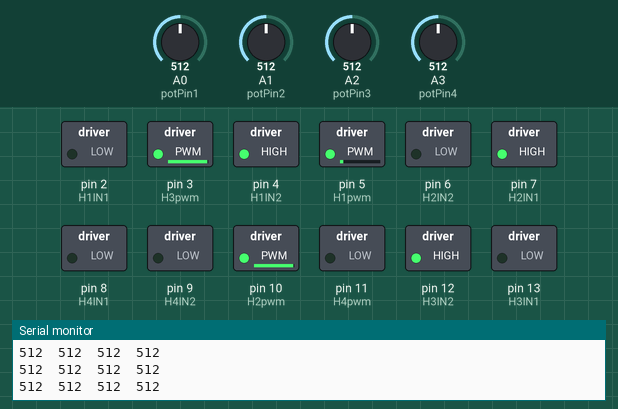
This sketch was run on a simulated Arduino Mega 2560, built with avr-gcc and run on an emulated ATmega2560. On the bench: switched loads named in the sketch (green lamp = pin HIGH), the last lines printed to the serial monitor. Inputs (shaded band) come from the test bench; at power-on: A0 (potPin1) = 512, A1 (potPin2) = 512, A2 (potPin3) = 512, A3 (potPin4) = 512.

Above: at 1.2 s.
1.3 s: A0 (potPin1) set to 992
At 4.0 s:
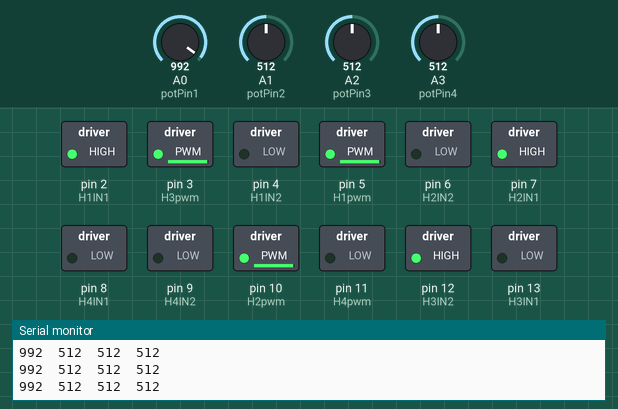
4.3 s: A1 (potPin2) set to 30
At 6.89 s:
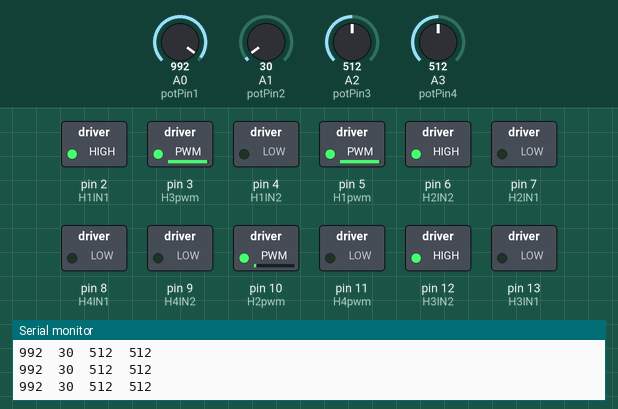
7.3 s: A2 (potPin3) set to 992
At 7.75 s:
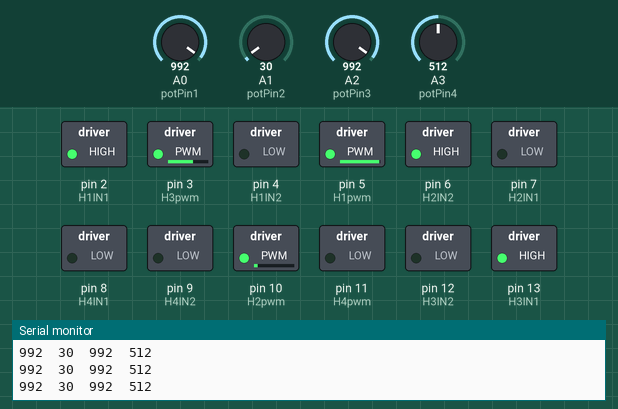
10.3 s: A3 (potPin4) set to 30
13.3 s: A1 (potPin2) set to 306
At 13.72 s:
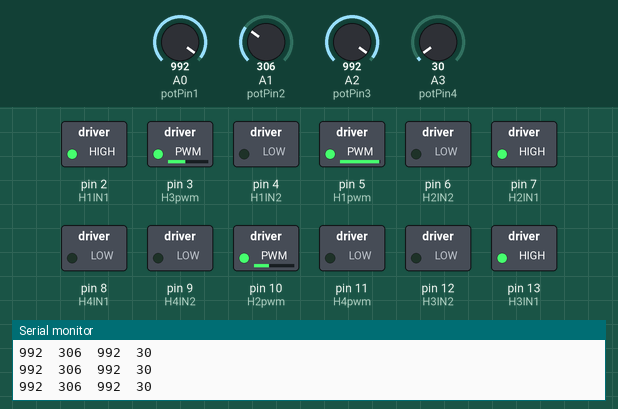
16.3 s: A0 (potPin1) set to 716
Timing chart, 0 to 22.3 s (numbered marks = the images above; inputs shaded):
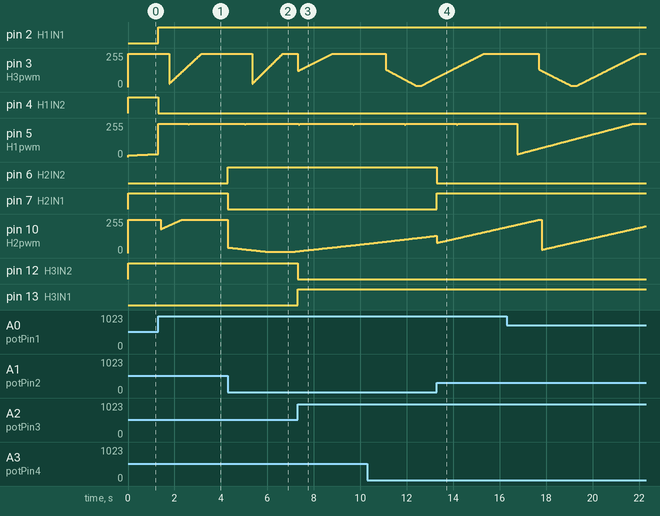

The sketch:

pot_values.ino
```cpp
/*
NOTATION:
potPinx : Potentiometer reading X- 1,2,3,4

HXpwm   : Pwm(ENB) pin for Horizontal motor X - 1,2,3,4
HXIN1   : IN1 Pin of L298
HXIN2   : IN2 Pin of L298
*/

/************************************************************/
/* Header Files*/
#include "variables.h"
//#include "defination.h"
#include"def1.h"
#include "position.h"
//#include "locomotion.h"
//#include "pot_sync.h"
/***********************************************************/

/* Printing Pot values*/
void pot()
{
  Serial.print(analogRead(A0));
  Serial.print("\t");
  Serial.print(analogRead(A1));
  Serial.print("\t");
  Serial.print(analogRead(A2));
  Serial.print("\t");
  Serial.println(analogRead(A3));
}


void setup()
{
  pins();
  Serial.begin(9600);
}

void loop()
{
  pot();
  Hmotion1(H1set0);
  Hmotion2(H2set0);
  Hmotion3(H3set0);

// switch(state)
//  {
//    case 0:
//      pot();
//      break;
//
//    case 1:
//      Hmotion1(H1set0);
//      Hmotion2(H2set0);
//      Hmotion3(H3set0);
//      Hmotion4(H4set0);
//
//      if(flag1c==1 && flag2c==1 && flag3c==1 && flag4c==1)
//      {
//        analogWrite(H1pwm, 0);
//        analogWrite(H2pwm, 0);
//        analogWrite(H3pwm, 0);
//        analogWrite(H4pwm, 0);
//        flag1c = 0;
//        flag2c = 0;
//        flag3c = 0;
//        flag4c = 0;
//        state=2;
//        delay(2000);
//      }
//      break;
//    case 2:
//      Hmotion1(H1set90);
//      Hmotion2(H2set90);
//      Hmotion3(H3set90);
//      Hmotion4(H4set90);
//
//      if(flag1c==1 && flag2c==1 && flag3c==1 && flag4c==1)
//      {
//        analogWrite(H1pwm, 0);
//        analogWrite(H2pwm, 0);
//        analogWrite(H3pwm, 0);
//        analogWrite(H4pwm, 0);
//        flag1c = 0;
//        flag2c = 0;
//        flag3c = 0;
//        flag4c = 0;
//        state=1;
//        delay(2000);
//      }
//      break;
//      case 3:
//        //Vmotion1();
////        Vmotion2();
//       // Vmotion3();
//        // Vmotion4();
//        break;
//
//      default:
//        analogWrite(H1pwm, 0);
//        analogWrite(H2pwm, 0);
//        analogWrite(H3pwm, 0);
//        analogWrite(H4pwm, 0);
//        break;
//  }
//


}
```

def1.h
```cpp
/* POTS */
#define potPin1 A0
#define potPin2 A1
#define potPin3 A2
#define potPin4 A3

/* Wheel 1*/
#define H1pwm 5
#define H1IN1 2
#define H1IN2 4
//#define V1pwm 9
//#define V1dir 26


/* Wheel 2*/
#define H2pwm 10
#define H2IN2 6
#define H2IN1 7
//#define V2pwm 5
//#define V2dir 25

/* Wheel 3*/
#define H3pwm 3
#define H3IN1 13
#define H3IN2 12
//#define V3pwm 7
//#define V3dir 27

/* Wheel 4*/
#define H4pwm 11
#define H4IN1 8
#define H4IN2 9
//#define V4pwm 10
//#define V4dir 28
/* PinModes */
void pins()
{
  /*All Pots*/
  pinMode(potPin1,INPUT);
  pinMode(potPin2,INPUT);
  pinMode(potPin3,INPUT);
  pinMode(potPin4,INPUT);

  /*Wheel 1*/
  pinMode(H1pwm,OUTPUT);
  pinMode(H1IN1,OUTPUT);
  pinMode(H1IN2,OUTPUT);

  /*Wheel 2*/
  pinMode(H2pwm,OUTPUT);
  pinMode(H2IN1,OUTPUT);
  pinMode(H2IN2,OUTPUT);

  /*Wheel 3*/
  pinMode(H3pwm,OUTPUT);
  pinMode(H3IN1,OUTPUT);
  pinMode(H3IN2,OUTPUT);
  /*Wheel 4*/
  pinMode(H4pwm,OUTPUT);
  pinMode(H4IN1,OUTPUT);
  pinMode(H4IN2,OUTPUT);


}
```

position.h
```cpp
/* Motion Functions*/

/* Wheel 1*/
void Hmotion1(int sp1)
{
  pot1 = analogRead(potPin1);                         //Read from pot
  error1 = sp1 - pot1;                            //Calculate error
  sum1 = sum1 + error1;                               //Sum of errors

  digitalWrite( H1IN2, error1>0);
  digitalWrite( H1IN1, error1<0);

  if(abs(error1)<10)
  {
    sum1=0;
    error1=0;
    pwm1=0;
    analogWrite(H1pwm, 0);
    flag1c = 1;
    //Serial.println("called");
  }
  if(abs(error1)>30&&flag1c!=1)
    pwm1 = kp1*error1 + ki1*sum1;                       //Pwm Expression
  else if(abs(error1)<30&&flag1c!=1)
    pwm1 = (kp1+0.2)*error1 + (ki1+0.005)*sum1;
  //pwm1 = 170;
  analogWrite(H1pwm, constrain(abs(pwm1),15,250));     //Write pwm
}

/*Wheel 2*/
void Hmotion2(int sp2)
{
  pot2 = analogRead(potPin2);                         //Read from pot
  error2 = sp2 - pot2;                            //Calculate error
  sum2 = sum2 + error2;                               //Sum of errors

  digitalWrite( H2IN2, error2>0);
  digitalWrite( H2IN1, error2<0);

  if(abs(error2)<5)
  {
    sum2=0;
    error2=0;
    analogWrite(H2pwm, 0);
    flag2c = 1;

  }

  pwm2 = kp2*error2 + ki2*sum2;                       //Pwm Expression
  //Serial.println("test");
  analogWrite(H2pwm, constrain(abs(pwm2),10,250));     //Write pwm
}

/*Wheel 3*/
void Hmotion3(int sp3)
{
  pot3 = analogRead(potPin3);                         //Read from pot
  error3 = sp3 - pot3;                            //Calculate error
  sum3 = sum3 + error3;                               //Sum of errors

  digitalWrite( H3IN2, error3>0);
  digitalWrite( H3IN1, error3<0);

  if(abs(error3)<5)
  {
    sum3=0;
    error3=0;
    analogWrite(H3pwm, 0);
    flag3c = 1;

  }

  pwm3 = kp3*error3 + ki3*sum3;                       //Pwm Expression
  //Serial.println("test");
  analogWrite(H3pwm, constrain(abs(pwm3),10,250));     //Write pwm
}

/*Wheel4*/
void Hmotion4(int sp4)
{
  pot4 = analogRead(potPin4);                         //Read from pot
  error4 = sp4 - pot4;                            //Calculate error
  sum4 = sum4 + error4;                               //Sum of errors

  digitalWrite( H4IN2, error4>0);
  digitalWrite( H4IN1, error4<0);

  if(abs(error4)<5)
  {
    sum4=0;
    error4=0;
    analogWrite(H4pwm, 0);
    flag4c = 1;

  }

  pwm4 = kp4*error4 + ki4*sum4;                       //Pwm Expression
  //Serial.println("test");
  analogWrite(H4pwm, constrain(abs(pwm4),10,250));     //Write pwm
}
```

variables.h
```cpp
/* Variables and Constants */

/* Wheel1*/
int sum1 = 0, H1set0=525, H1set90=135, pwm1;
float ki1 = 0.004;
float kp1 = 0.8;
bool flag1c = 0;
int pot1,error1;


/* Wheel2*/
int sum2 = 0, H2set0=119, H2set90=475, pwm2;
float ki2 = 0.0035;
float kp2 = 0.75;
bool flag2c = 0;
int pot2,error2;


/* Wheel3*/
int sum3 = 0, H3set0=830, H3set90=470, pwm3;
float ki3 = 0.009;
float kp3 = 1;
bool flag3c = 0;
int pot3,error3;


/* Wheel4*/

int sum4 = 0, H4set0=394, H4set90=870, pwm4;
float ki4 = 0.006;
float kp4 = 0.8;
bool flag4c = 0;
int pot4,error4;


// M1, M4,LOW =Forward
//M2,M3 HIGH=Forward


/* States */
/*
0 -  read pots
1 - 0 deg
2 - 90 deg
3 - Vmotion()


*/

int state = 1;

/*************************/
```

Measured:
- after the input at 1.3 s, pin 2 (H1IN1): LOW → HIGH at once; pin 4 (H1IN2): HIGH → LOW at once
- after the input at 4.3 s, pin 6 (H2IN2): LOW → HIGH at once; pin 7 (H2IN1): HIGH → LOW at once
- after the input at 7.3 s, pin 12 (H3IN2): HIGH → LOW at once; pin 13 (H3IN1): LOW → HIGH at once
- after the input at 13.3 s, pin 6 (H2IN2): HIGH → LOW at once; pin 7 (H2IN1): LOW → HIGH at once
